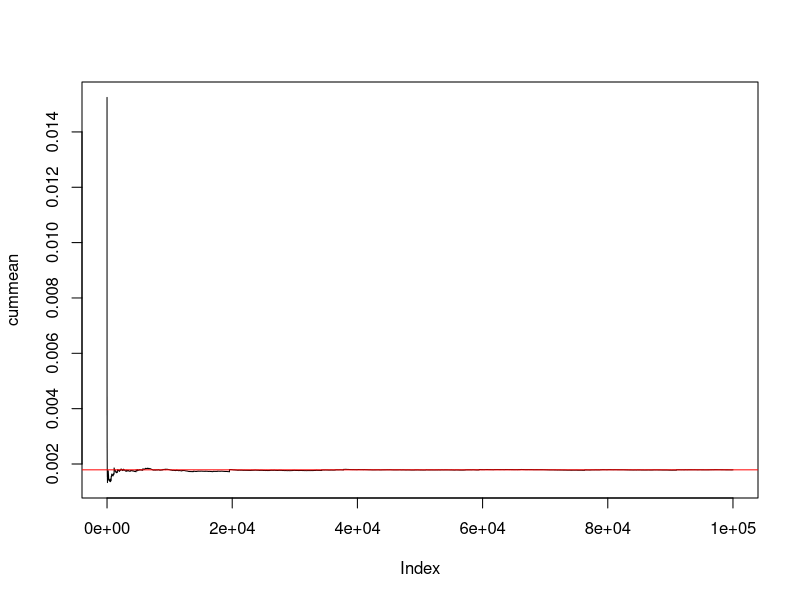
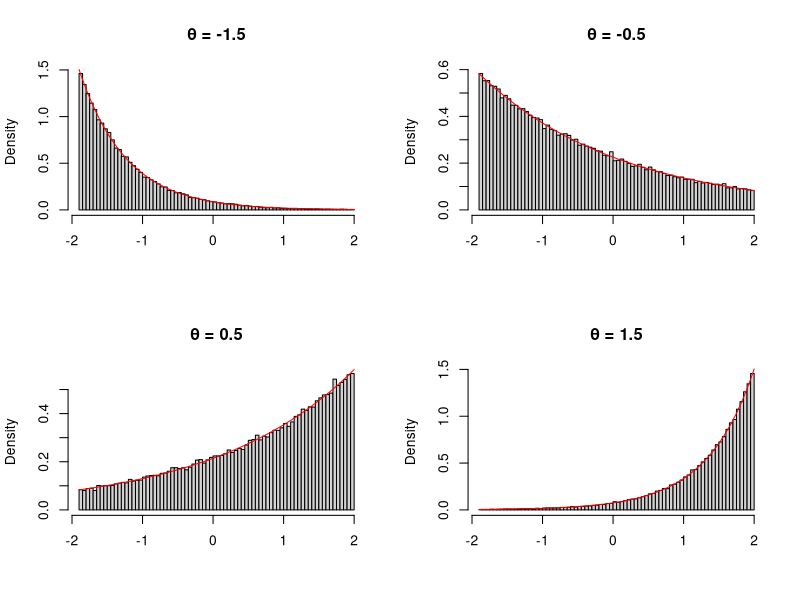

The R script that drew these images, in order:

# Leg med importance sampling
# g er tætheden, vi simulerer fra
# g_multi er den simultane tæthed af n uafh. g-fordelte variable (g_{θ, n}(x) fra opgaven)
# f er tætheden for den uniforme fordeling på (-1.9, 2)^n
# w* = f / g
# rg simulerer fra tætheden g. Udregnet ved at invertere fordelingsfunktionen.
# h er funktionen, vi vil kende middelværdi af
g <- function(x, theta) {
  phi <- 1/theta*(exp(theta*2) - exp(-theta*1.9))
  exp(theta*x)/phi
}
g_multi <- function(X, theta) {
  phi <- 1/theta*(exp(theta*2) - exp(-theta*1.9))
  n <- length(X)
  exp(theta*sum(X))/phi^n
}
rg <- function(n, theta) {
  Y <- runif(n)
  phi <- 1/theta*(exp(theta*2) - exp(-theta*1.9))
  1/theta*log(Y*phi*theta + exp(-1.9*theta))
}

f <- function(X) prod(dunif(X, -1.9, 2))
wstar <- function(X, theta) f(X) / g_multi(X, theta)

h <- function(X, S0) min(cumsum(X)) <= -S0

# We show that we can approximate the probability
theta <- -1/3; S0 <- 30; N_sim <- 10^5; n <- 100
X <- lapply(rep(n, N_sim), rg, theta)
apply_f <- function(X) h(X, S0)*wstar(X, theta)
cummean <- cumsum(sapply(X, apply_f))/ (1:N_sim)
plot(cummean, type = "l"); abline(h = cummean[N_sim], col = "red")

# The simulation function rg() works :)
par(mfrow = c(2,2))
for(theta in c(-1.5, -0.5, 0.5, 1.5)) {
  tmp_g <- function(x) g(x, theta)
  hist(rg(10^5, theta), prob = T, breaks = 80, main = paste("θ =", theta), xlab = "")
  curve(tmp_g, col = "red", add = T)
}
par(mfrow = c(1,1))
